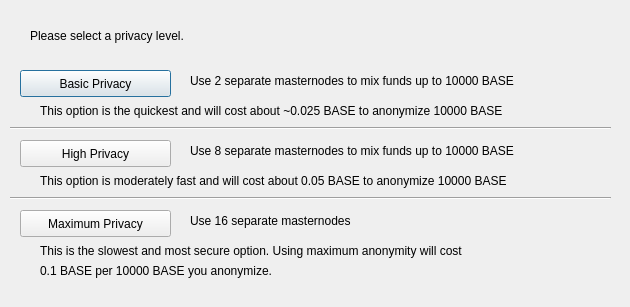
<?xml version="1.0" encoding="UTF-8"?>
<ui version="4.0">
 <class>ObfuscationConfig</class>
 <widget class="QDialog" name="ObfuscationConfig">
  <property name="geometry">
   <rect>
    <x>0</x>
    <y>0</y>
    <width>630</width>
    <height>307</height>
   </rect>
  </property>
  <property name="windowTitle">
   <string>Configure Obfuscation</string>
  </property>
  <widget class="QPushButton" name="buttonBasic">
   <property name="geometry">
    <rect>
     <x>20</x>
     <y>70</y>
     <width>151</width>
     <height>27</height>
    </rect>
   </property>
   <property name="text">
    <string>Basic Privacy</string>
   </property>
  </widget>
  <widget class="QPushButton" name="buttonHigh">
   <property name="geometry">
    <rect>
     <x>20</x>
     <y>140</y>
     <width>151</width>
     <height>27</height>
    </rect>
   </property>
   <property name="text">
    <string>High Privacy</string>
   </property>
  </widget>
  <widget class="QPushButton" name="buttonMax">
   <property name="geometry">
    <rect>
     <x>20</x>
     <y>210</y>
     <width>151</width>
     <height>27</height>
    </rect>
   </property>
   <property name="text">
    <string>Maximum Privacy</string>
   </property>
  </widget>
  <widget class="QLabel" name="label">
   <property name="geometry">
    <rect>
     <x>30</x>
     <y>20</y>
     <width>571</width>
     <height>31</height>
    </rect>
   </property>
   <property name="text">
    <string>Please select a privacy level.</string>
   </property>
  </widget>
  <widget class="QLabel" name="label_2">
   <property name="geometry">
    <rect>
     <x>190</x>
     <y>70</y>
     <width>421</width>
     <height>21</height>
    </rect>
   </property>
   <property name="text">
    <string>Use 2 separate masternodes to mix funds up to 10000 BASE</string>
   </property>
  </widget>
  <widget class="QLabel" name="label_3">
   <property name="geometry">
    <rect>
     <x>190</x>
     <y>140</y>
     <width>411</width>
     <height>21</height>
    </rect>
   </property>
   <property name="text">
    <string>Use 8 separate masternodes to mix funds up to 10000 BASE</string>
   </property>
  </widget>
  <widget class="QLabel" name="label_4">
   <property name="geometry">
    <rect>
     <x>190</x>
     <y>210</y>
     <width>421</width>
     <height>21</height>
    </rect>
   </property>
   <property name="text">
    <string>Use 16 separate masternodes</string>
   </property>
  </widget>
  <widget class="QLabel" name="label_6">
   <property name="geometry">
    <rect>
     <x>40</x>
     <y>100</y>
     <width>561</width>
     <height>21</height>
    </rect>
   </property>
   <property name="text">
    <string>This option is the quickest and will cost about ~0.025 BASE to anonymize 10000 BASE</string>
   </property>
  </widget>
  <widget class="QLabel" name="label_7">
   <property name="geometry">
    <rect>
     <x>40</x>
     <y>170</y>
     <width>561</width>
     <height>21</height>
    </rect>
   </property>
   <property name="text">
    <string>This option is moderately fast and will cost about 0.05 BASE to anonymize 10000 BASE</string>
   </property>
  </widget>
  <widget class="QLabel" name="label_8">
   <property name="geometry">
    <rect>
     <x>40</x>
     <y>240</y>
     <width>561</width>
     <height>21</height>
    </rect>
   </property>
   <property name="text">
    <string>This is the slowest and most secure option. Using maximum anonymity will cost</string>
   </property>
  </widget>
  <widget class="QLabel" name="label_9">
   <property name="geometry">
    <rect>
     <x>40</x>
     <y>260</y>
     <width>561</width>
     <height>21</height>
    </rect>
   </property>
   <property name="text">
    <string>0.1 BASE per 10000 BASE you anonymize.</string>
   </property>
  </widget>
  <widget class="Line" name="line">
   <property name="geometry">
    <rect>
     <x>10</x>
     <y>120</y>
     <width>601</width>
     <height>16</height>
    </rect>
   </property>
   <property name="orientation">
    <enum>Qt::Horizontal</enum>
   </property>
  </widget>
  <widget class="Line" name="line_2">
   <property name="geometry">
    <rect>
     <x>10</x>
     <y>190</y>
     <width>601</width>
     <height>16</height>
    </rect>
   </property>
   <property name="orientation">
    <enum>Qt::Horizontal</enum>
   </property>
  </widget>
 </widget>
 <resources/>
 <connections/>
</ui>
